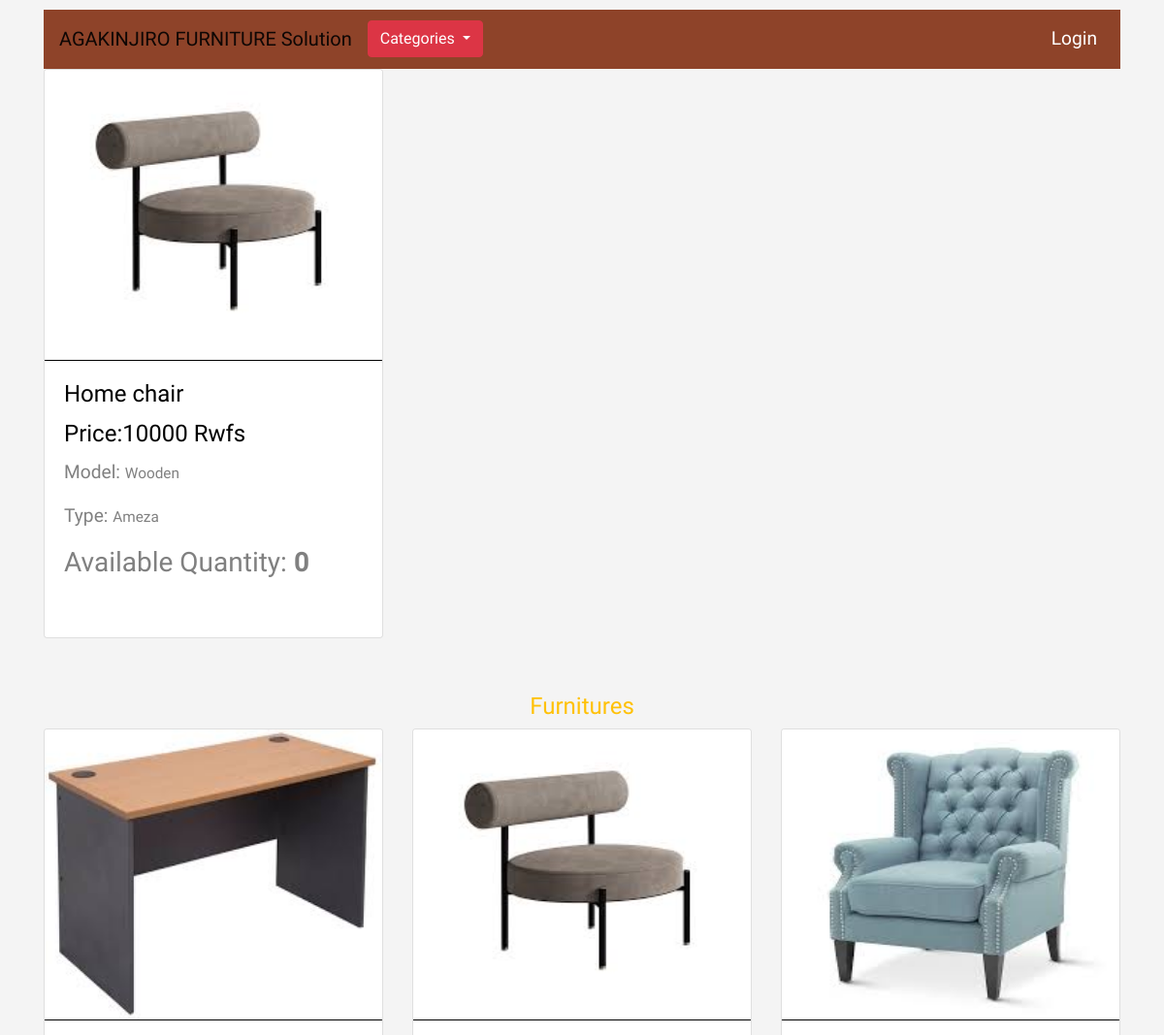
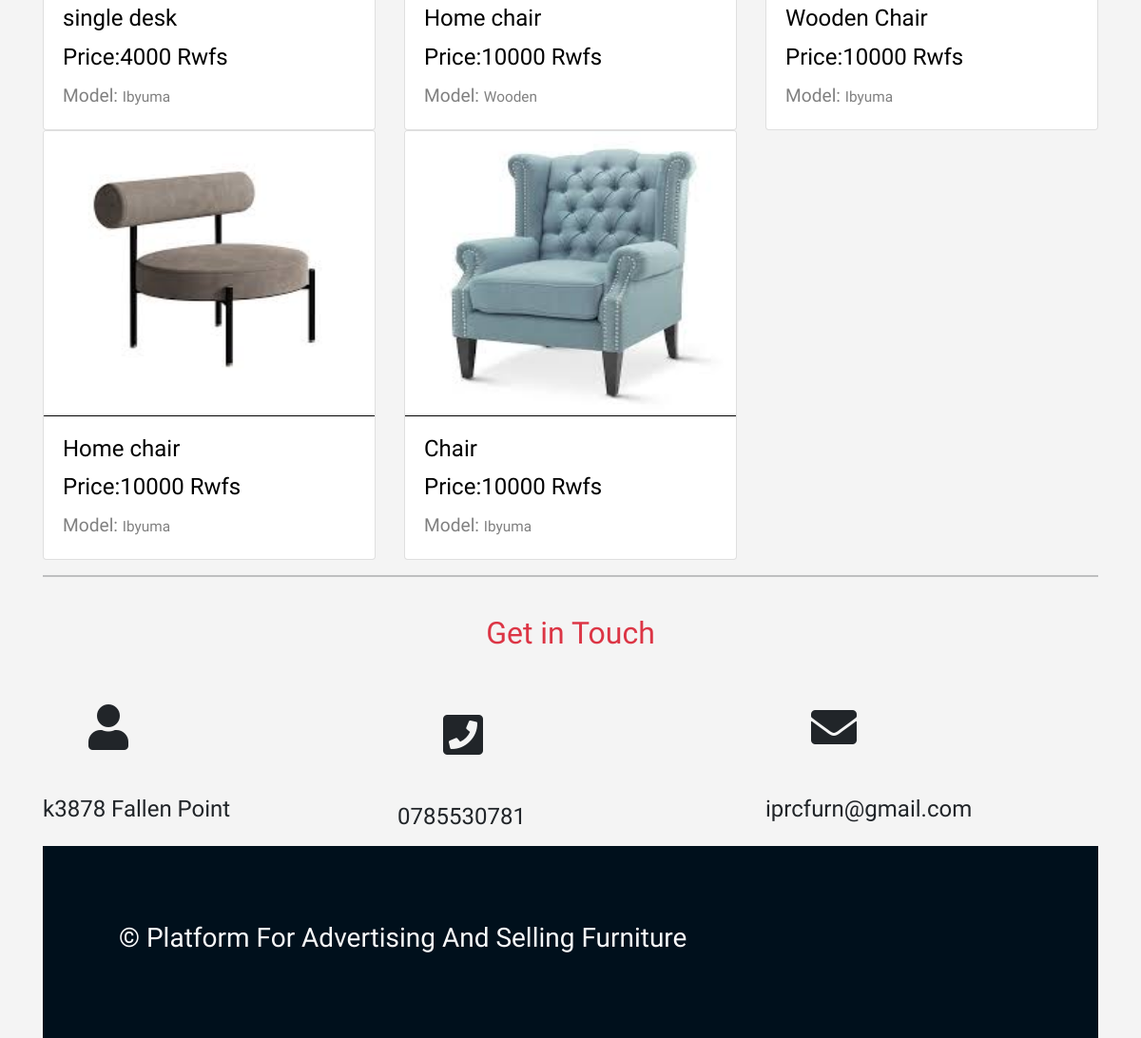
The app's page /home/view_product.php?p=4 with its own data (2 pictures, top to bottom).
### tables this page shows
CREATE TABLE `tbl_product` (
  `tbl_productId` int(11) NOT NULL,
  `tbl_productName` varchar(40) NOT NULL,
  `tbl_productPicture` varchar(120) NOT NULL,
  `tbl_productPrice` float NOT NULL,
  `tbl_categoryId` int(11) NOT NULL,
  `tbl_modelId` int(11) NOT NULL,
  `tbl_productQty` float NOT NULL,
  `tbl_productStatus` tinyint(1) NOT NULL
);

CREATE TABLE `tbl_model` (
  `tbl_modelId` int(11) NOT NULL,
  `tbl_modelName` varchar(60) NOT NULL,
  `tbl_modelStatus` tinyint(1) NOT NULL
);

CREATE TABLE `tbl_category` (
  `tbl_categoryId` int(11) NOT NULL,
  `tbl_categoryName` varchar(40) NOT NULL,
  `tbl_categoryPhoto` varchar(120) NOT NULL,
  `tbl_categoryStatus` tinyint(1) NOT NULL
);

### function/function.php (called while the page is built, shortened)
<?php
  function modelData($model){
    global $con;
    $data = $con->prepare("SELECT * FROM tbl_model  WHERE  tbl_modelId= ?  LIMIT 1");
    $data->bindParam(1, $model);
    $data->execute();
    if ($res = $data->fetch(PDO::FETCH_OBJ)) {
      return $res;
    }
  }
  function prodData($product){
    global $con;
    $data = $con->prepare("SELECT * FROM tbl_product  WHERE  tbl_productId= ?  LIMIT 1");
    $data->bindParam(1, $product);
    $data->execute();
    if ($res = $data->fetch(PDO::FETCH_OBJ)) {
      return $res;
    }
  }
  function product() {
    global $con;
    $data = $con->prepare("SELECT * FROM tbl_product ORDER BY tbl_productId DESC ");
    $data->execute();
    $res = $data->fetchAll(PDO::FETCH_OBJ);
    return $res;
  }
  function category($categ){
    global $con;
    $data = $con->prepare("SELECT * FROM tbl_category  WHERE  tbl_categoryId = ?  LIMIT 1");
    $data->bindParam(1, $categ);
    $data->execute();
    if ($res = $data->fetch(PDO::FETCH_OBJ)) {
      return $res;
    }
  }

### home/view_product.php (the view, shortened to what this page needs)
<?php session_start();
  include '../connect/connect.php';
  include '../function/function.php';
  include './head.php';
  if ($_GET['p']) {
    $info = prodData($_GET['p']);
    $model = modelData($info->tbl_modelId);
    $categ = category($info->tbl_categoryId); ?>
   <div class="container">
 <div id="section-1">
        <div class="row">
  <div class="col-sm-4 ">
  <div class="card">
  <a href="#">
  <img class="card-img-top" src="../img/<?php  echo $info->tbl_productPicture; ?>" alt="Card image" width="640px" height="300" style="border-bottom:1px solid black">
  <div class="card-body">
    <h4 class="card-title"><?php echo $info->tbl_productName; ?></h4>
    <h4 class="card-title">Price:<?php  echo $info->tbl_productPrice; ?> Rwfs  </h4>
    <p class="card-text">Model: <small><?php  echo $model->tbl_modelName; ?></small></p>
    <p class="card-text">Type: <small><?php  echo $categ->tbl_categoryName; ?></small></p>
    <h3 class="card-title">Available Quantity:<strong> <?php  echo $info->tbl_productQty; ?> </strong></h3>
     <br>
  </div>
  </a>
</div>
          </div>
        </div>
      </div>
      <div id="section-1"><br><br>
        <div class="row">
          <h4 class="col-md-12 text-center text-warning">Furnitures</h4>
          <?php
            $proddATA = product();
            foreach ($proddATA as $prod) {
              $prodModel = modelData($prod->tbl_modelId); ?>
              <div class="col-sm-4 ">
              <div class="card">
  <a href="view_product.php?p=<?php  echo urlencode($prod->tbl_productId); ?>">
  <img class="card-img-top" src="../img/<?php  echo $prod->tbl_productPicture; ?>" alt="Card image" width="640px" height="300" style="border-bottom:1px solid black">
  <div class="card-body">
    <h4 class="card-title"><?php  echo $prod->tbl_productName; ?></h4>
    <h4 class="card-title">Price:<?php  echo $prod->tbl_productPrice; ?> Rwfs  </h4>
    <p class="card-text"> Model: <small><?php  echo $prodModel->tbl_modelName; ?></small></p>
  </div>
  </a>
</div>
</div>
          <?php  }  ?>
        </div>
      </div>
      <hr>
      <div id="section-3 mt-3">
            <div class="row" >
              <h2 class="text-center text-danger pt-4">Get in  Touch</h2>
              <div class="col-md-4">
                <i class="fas fa-user fa-3x text-center p-5"></i>
                <h4> k3878 Fallen Point
                </h4>
            </div>
            <div class="col-md-4 p-2">
                <i class="fas fa-phone-square fa-3x  p-5"></i>
                 <h4>0785530781</h4>
            </div>
            <div class="col-md-4">
                <i class="fas fa-envelope fa-3x text-center  p-5"></i>
                <h4>iprcfurn@gmail.com</h4>
            </div>
            </div>
        </div>
      <?php  }  ?>
        <?php include './footer.php';  ?>

### home/css/style.css (style rules this page uses)
* { box-sizing: border-box; }
body { background:#f4f4f4; font-family: 'Carrois Gothic SC', sans-serif; }
a { color: #fff i !important; }
.card a { color: gray !important; text-decoration: none; }
.card h4 { color:black !important; text-decoration: none; }
#section-1 { font-size: medium; margin-top: -10px; font-size: 22px; font-family: 'Carrois Gothic SC', sans-serif }
.container { margin-top: 10px; }
img { width: 350px; }
a { text-decoration: none; color: white; font-size: 1.2rem; }

### records on screen
tbl_product: tbl_productPicture (picture), tbl_productName "Home chair", tbl_productPrice "10000", tbl_productQty "0", tbl_modelId.tbl_modelName "Wooden"
tbl_model: tbl_modelName "Wooden"
tbl_category: tbl_categoryName "Ameza"
tbl_product: tbl_productPicture (picture), tbl_productName "single desk", tbl_productPrice "4000", tbl_modelId.tbl_modelName "Ibyuma"
tbl_product: tbl_productPicture (picture), tbl_productName "Wooden Chair", tbl_productPrice "10000", tbl_modelId.tbl_modelName "Ibyuma"
tbl_product: tbl_productPicture (picture), tbl_productName "Home chair", tbl_productPrice "10000", tbl_modelId.tbl_modelName "Ibyuma"
tbl_product: tbl_productPicture (picture), tbl_productName "Chair", tbl_productPrice "10000", tbl_modelId.tbl_modelName "Ibyuma"
